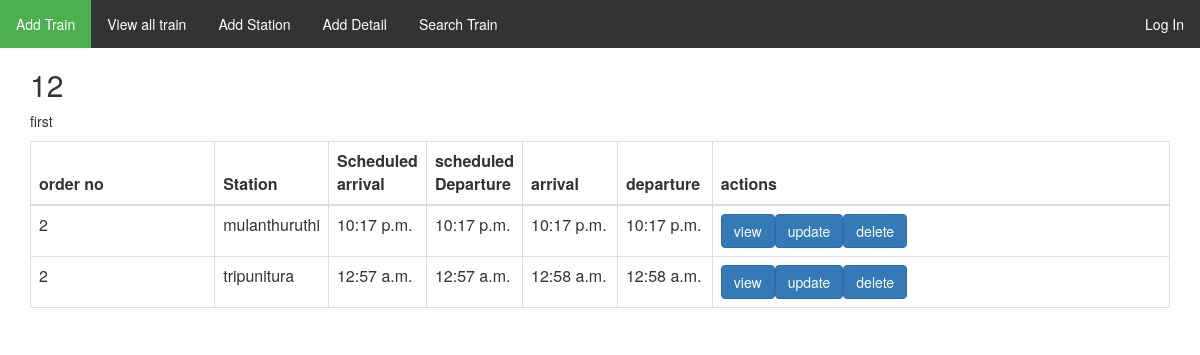
/rail/admin/12, run on the app's committed database.
### rail/models.py (models this page shows, shortened)
class Train(models.Model):
    trno=models.IntegerField(primary_key=True)
    trname=models.CharField(max_length=30)

class Tinfo(models.Model):
    trno = models.ForeignKey(Train, on_delete=models.CASCADE)
    pid=models.AutoField(primary_key=True)
    ordn0=models.IntegerField()
    stationC=models.ForeignKey(Station, on_delete=models.CASCADE)
    sA=models.TimeField(blank=True)
    aD=models.TimeField( blank=True)
    A=models.TimeField( blank=True)
    D=models.TimeField(blank=True)
    late=models.TimeField( blank=True)

class Station(models.Model):
    stationC=models.IntegerField(primary_key=True)
    Stname=models.CharField(max_length=20)
    def __str__(self):
        return self.Stname

### rail/views.py (the view)
# urls.py: url(( r'^admin/(?P<pk>[0-9]+)$'), views.trainDetail, name='detailt'),
def trainDetail(request,pk):
    t=Train.objects.all().filter(trno=pk)
    s=Station.objects.all()
    i=Tinfo.objects.all()
    return render(request, 'rail/adminTrain.html',{'t': t ,'s':s,'i':i})

### rail/templates/rail/adminTrain.html
{%extends 'base.html'%}
{% block nav%}
<div class="container">
  {% for k in t %}
  <h2>{{k.trno}}</h2>
  <p>{{k.trname}}</p>
  <table class="table table-bordered">
    <thead>
      <tr>
        <th>order no</th>
        <th>Station</th>
        <th>
          Scheduled arrival
        </th>
        <th>
          scheduled Departure
        </th>
        <th>
          arrival
        </th><th>
            departure
        </th>
        <th>
          actions
        </th>
      </tr>
      </thead>
      <tbody>
        {%for j in i%}
        {% if j.trno == k %}
      <tr>
        <td class= <div class="col-md-2">
        {{j.ordn0 }}</td>
        <td class="col-md-1">{{j.stationC}}</td>
          <td class="col-md-1">{{j.sA}}</td>
            <td class="col-md-1">{{j.aD}}</td>
            <td class="col-md-1">{{j.A}}</td>
            <td class="col-md-1">{{j.D}}</td>
        <td>
      <a href="/rail/{{j.pid}}/d"class="btn btn-primary  icon-chevron-sign-up" role="button">  view</a><a href="/rail/{{j.pid}}/updated" class="btn btn-primary  icon-retweet" role="button">  update</a><a href="/rail/{{j.pid}}/deleted" class="btn btn-primary  icon-remove" role="button">  delete</a>
        </td>
      </tr>
      {%endif%}
      {%endfor%}
      {% endfor %}
    </tbody>
  </table>
</div>
{%endblock%}

### rail/templates/base.html (style rules this page uses)
body { margin: 0; }

### data on the page
Train: trno "12", trname "first"
Tinfo: ordn0 "2", stationC "mulanthuruthi", sA "10:17 p.m.", aD "10:17 p.m.", A "10:17 p.m.", D "10:17 p.m."
Tinfo: ordn0 "2", stationC "tripunitura", sA "12:57 a.m.", aD "12:57 a.m.", A "12:58 a.m.", D "12:58 a.m."
